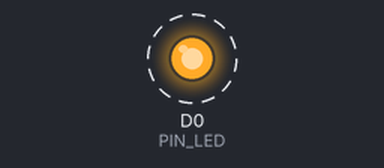
Recording of a sketch running on a simulated ESP8266 (NodeMCU). Parts: output pins drawn as LEDs (lit = HIGH). Dashed ring = blinking.

Above: at 0.2 s.
Timing chart, 0 to 3.0 s (numbered marks = the images above):
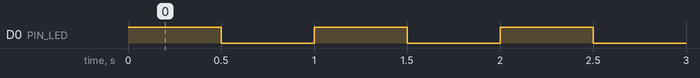

The sketch:

PinLEDD0.ino
```cpp
const int PIN_LED = D0;
  // put your setup code here, to run once:
void setup()
{
  pinMode(PIN_LED,OUTPUT);
}

void loop()
{
  // put your main code here, to run repeatedly:
  digitalWrite(PIN_LED,HIGH);
  delay(500);
  digitalWrite(PIN_LED,LOW);
  delay(500);
}
```

Measured:
- by itself, D0 (PIN_LED): alternates HIGH for 0.50 s and LOW for 0.50 s
